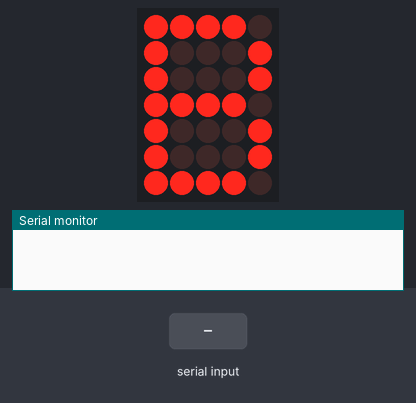
This sketch was run on a simulated Arduino Uno, built with avr-gcc and run on an emulated ATmega328P. On the bench: 5×7 LED matrix, the last lines printed to the serial monitor. Wiring (inferred from the names in the program): LED matrix (orientation assumed): rows pin 14, pin 15, pin 16, pin 17, pin 18, pin 19, pin 9; columns pin 4, pin 5, pin 6, pin 7, pin 8. The inputs (shaded band) are chosen by the test bench.

Above: at 1.2 s.
1.3 s: "_\n" received over Serial
At 2.1 s:
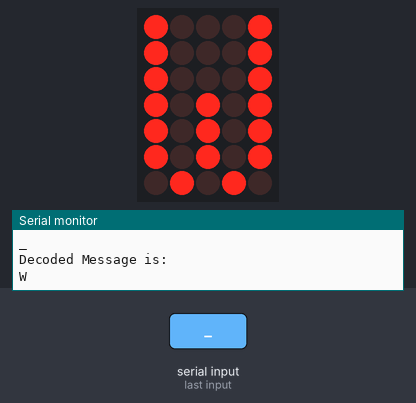
2.8 s: "1\n" received over Serial
At 3.2 s:
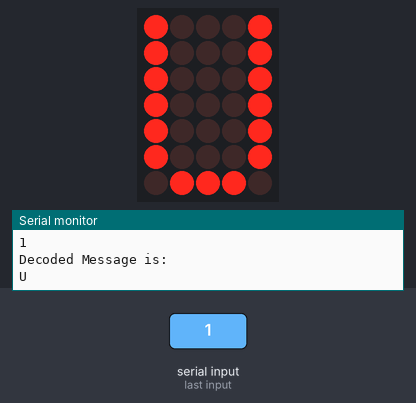
4.3 s: "0\n" received over Serial
At 5.5 s:
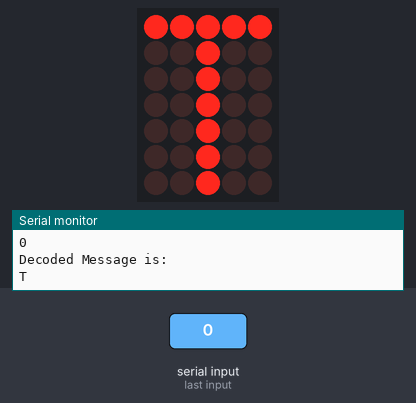
5.8 s: "2\n" received over Serial
At 6.7 s:
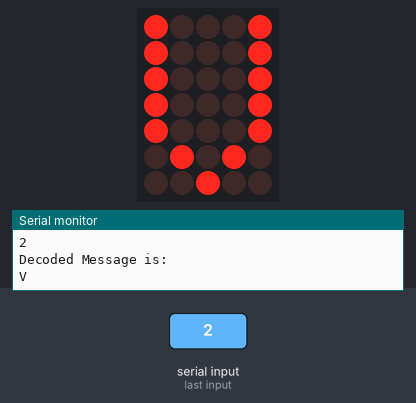
Timing chart, 0 to 8.3 s (numbered marks = the images above; inputs shaded):
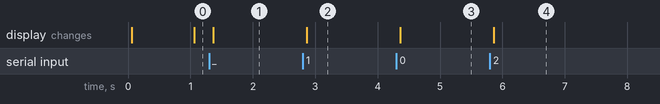

The sketch:

partA.ino
```cpp
#define NUM_CHARS 27
#define MAX_MSG_SIZE 100

unsigned long lastUpdate = 0;
int index = 0;
int maxIndex = NUM_CHARS;

// Buffers for messages. Initialize with alphabet just to prove everything works
uint8_t encoded[MAX_MSG_SIZE] = "ABCDFEGHIJKLMNOPQRSTUVWXYZ_";
uint8_t decoded[MAX_MSG_SIZE] = "ABCDFEGHIJKLMNOPQRSTUVWXYZ_";

// Current key to the encrption algorithm
int cypherKey = 4;

void setup() {
  Serial.begin(9600, SERIAL_8N1);

  initDotDisplay();

  lastUpdate = millis();
}

void loop() {

  unsigned long diff = millis() - lastUpdate;
  if(diff > 1000)
  {
    index = (index + 1) % maxIndex; // Move to next character
    lastUpdate = millis();

#if false // Debug statement
     Serial.print("Waited ");
     Serial.print(diff, DEC);
     Serial.println("ms");
#endif
  }

  refreshMatrix();

  processSerial();
}

// Function to read serial input and take action if data present
void processSerial()
{
  if(Serial.available() > 0)
  {
    // Clear past message
    for(int i=0; i<MAX_MSG_SIZE; i++)
    {
      encoded[i] = decoded[i] = '\0';
    }

	// Read an entire line of text
    size_t bytes = Serial.readBytesUntil('\n', encoded, MAX_MSG_SIZE);

	// Decode message
    for (int i = 0; i < bytes; i++)
    {
      decoded[i] = decrypt(encoded[i], cypherKey);
    }
    maxIndex = bytes;
    index = 0;

	// Reset timer because otherwise first character is skipped
    lastUpdate = millis();

    // Transmit decoded message
    Serial.println("Encoded Message is:");
    Serial.write(encoded, bytes);
    Serial.println();
    Serial.println();
    Serial.println("Decoded Message is:");
    Serial.write(decoded, bytes);
    Serial.println();
    Serial.println();
  }
}

// Decodes the encrypted character
char decrypt(char c, uint8_t key)
{
  uint8_t x = c == '_' ? 26 : (c - 'A');

  x = (x + NUM_CHARS - key) % NUM_CHARS; // Add base to prevent negative number

  return x == 26 ? ' ' : x + 'A';
}
```

Source omitted: dotdisplay.ino (data table, 6097 bytes)

Measured:
- after the input at 1.3 s, the display: changes after 0.06 s (image 1)
- after the input at 2.8 s, the display: changes after 0.06 s (image 2)
- after the input at 4.3 s, the display: changes after 0.06 s (image 3)
- after the input at 5.8 s, the display: changes after 0.06 s (image 4)
